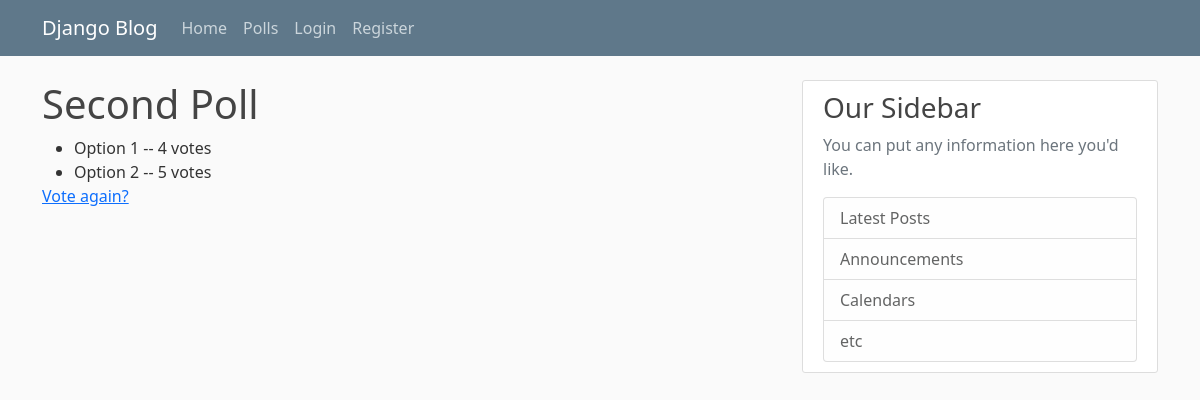
The app's page /polls/2/results/ with its own data.
### polls/models.py (models this page shows, shortened)
class Question(models.Model):
    question_text = models.CharField(max_length=200)
    pub_date = models.DateTimeField('date published')

class Choice(models.Model):
    question = models.ForeignKey(Question, on_delete=models.CASCADE)
    choice_text = models.CharField(max_length=200)
    votes = models.IntegerField(default=0)

### polls/views.py (the view)
# urls.py: path("<int:pk>/results/", views.ResultsView.as_view(), name="results"),
class ResultsView(generic.DetailView):
    model = Question
    template_name = 'polls/results.html'

### polls/templates/polls/results.html
{% extends 'bulletin/base.html' %}
{% block content %}
    <h1>{{ question.question_text }}</h1>
    <ul>
        {% for choice in question.choice_set.all %}
            <li>{{ choice.choice_text }} -- {{ choice.votes }} vote{{ choice.votes|pluralize }}</li>
        {% endfor %}
    </ul>
    <a href="{% url 'polls:detail' question.id %}">Vote again?</a>
{% endblock content %}

### bulletin/static/bulletin/main.css (style rules this page uses)
body { background: #fafafa; color: #333333; margin-top: 5rem; }
h1, h2, h3, h4, h5, h6 { color: #444444; }
ul { margin: 0; }

### records on screen
Question: question_text "Second Poll"
Choice: choice_text "Option 1", votes "4"
Choice: choice_text "Option 2", votes "5"
